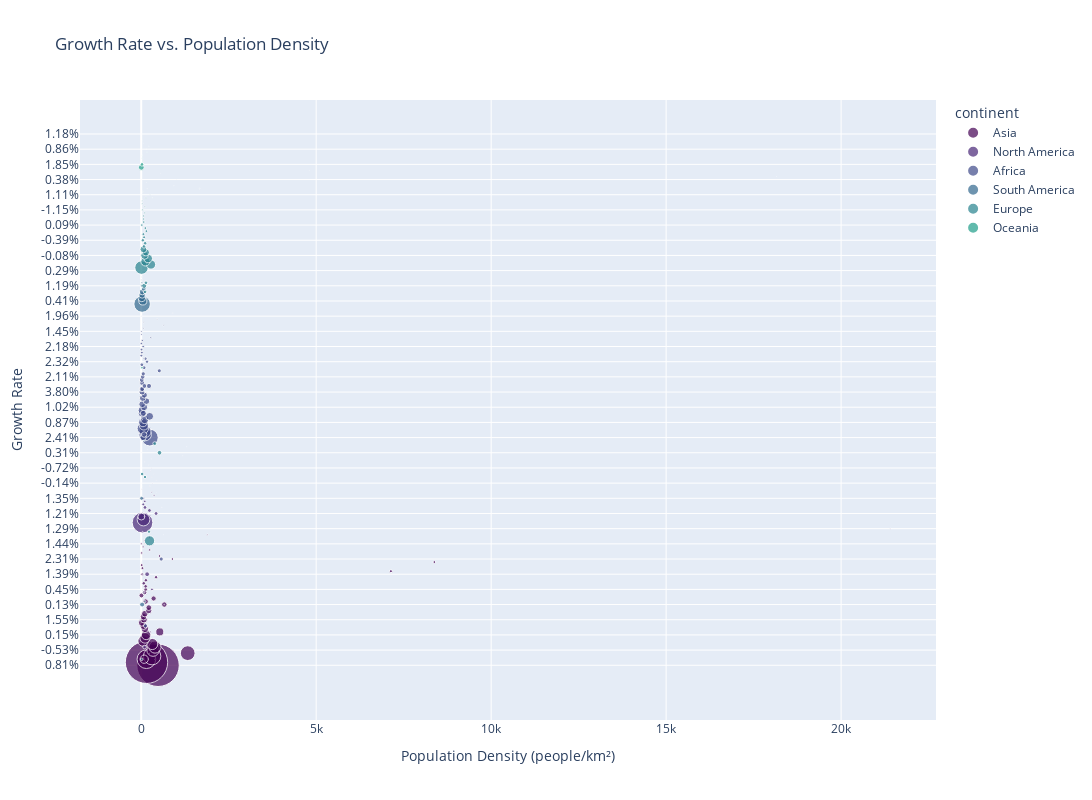

Source (notebook cell):
### Markdown cell above
![image.png](attachment:d0add257-22c8-4862-9614-1e594428d844.png)

### Code cell
# Comparing Growth Rates
custom_palette = ["#440154", "#482677", "#3E4989", "#31688E", "#26828E", "#1F9E89", "#35B779", "#6DCD59", "#B4DE2C", "#FDE725"]

fig = px.scatter(df, x='density (km²)', y='growth rate', color='continent', size='2023 population',
                 hover_name='country', title='Growth Rate vs. Population Density',
                 labels={'density (km²)': 'Population Density (people/km²)', 'growth rate': 'Growth Rate'},
                 size_max=30,
                 color_discrete_sequence=custom_palette)

fig.update_layout(
    width = 1200,
    height = 800,
)

fig.show()

### Figure 1 — Plotly figure (JSON) as saved in the notebook; plotly's stock layout.template omitted (floating-point values rounded to 4 significant figures)
{"data": [{"hovertemplate": "<b>%{hovertext}</b><br><br>continent=Asia<br>Population Density (people/km²)=%{x}<br>Growth Rate=%{y}<br>2023 population=%{marker.size}<extra></extra>", "hovertext": ["India", "China", "Indonesia", "Pakistan", "Bangladesh", "Japan", "Philippines", "Vietnam", "Iran", "Turkey", "Thailand", "Myanmar", "South Korea", "Iraq", "Afghanistan", "Saudi Arabia", "Uzbekistan", "Yemen", "Malaysia", "Nepal", "North Korea", "Taiwan", "Syria", "Sri Lanka", "Kazakhstan", "Cambodia", "Jordan", "Azerbaijan", "Tajikistan", "United Arab Emirates", "Israel", "Laos", "Hong Kong", "Kyrgyzstan", "Turkmenistan", "Singapore", "Palestine", "Lebanon", "Oman", "Kuwait", "Georgia", "Mongolia", "Armenia", "Qatar", "Bahrain", "Timor-Leste", "Bhutan", "Macau", "Maldives", "Brunei"], "legendgroup": "Asia", "marker": {"color": "#440154", "size": [1428627663, 1425671352, 277534122, 240485658, 172954319, 123294513, 117337368, 98858950, 89172767, 85816199, 71801279, 54577997, 51784059, 45504560, 42239854, 36947025, 35163944, 34449825, 34308525, 30896590, 26160821, 23923276, 23227014, 21893579, 19606633, 16944826, 11337052, 10412651, 10143543, 9516871, 9174520, 7633779, 7491609, 6735347, 6516100, 6014723, 5371230, 5353930, 4644384, 4310108, 3728282, 3447157, 2777970, 2716391, 1485509, 1360596, 787424, 704149, 521021, 452524], "sizemode": "area", "sizeref": 1587000.0, "symbol": "circle"}, "mode": "markers", "name": "Asia", "orientation": "h", "showlegend": true, "x": [481, 151, 148, 312, 1329, 338, 394, 315, 55, 110, 141, 84, 531, 105, 65, 17, 80, 65, 104, 216, 217, 661, 126, 354, 7, 96, 128, 126, 73, 134, 424, 33, 7135, 35, 14, 8377, 892, 523, 15, 242, 54, 2, 98, 236, 1892, 91, 21, 21403, 1737, 86], "xaxis": "x", "y": ["0.81%", "-0.02%", "0.74%", "1.98%", "1.03%", "-0.53%", "1.54%", "0.68%", "0.70%", "0.56%", "0.15%", "0.74%", "-0.06%", "2.27%", "2.70%", "1.48%", "1.55%", "2.24%", "1.09%", "1.14%", "0.35%", "0.13%", "4.98%", "0.28%", "1.08%", "1.06%", "0.45%", "0.53%", "1.92%", "0.80%", "1.51%", "1.39%", "0.04%", "1.58%", "1.33%", "0.65%", "2.31%", "-2.47%", "1.49%", "0.97%", "-0.43%", "1.44%", "-0.09%", "0.79%", "0.90%", "1.44%", "0.64%", "1.29%", "-0.53%", "0.78%"], "yaxis": "y", "type": "scatter"}, {"hovertemplate": "<b>%{hovertext}</b><br><br>continent=North America<br>Population Density (people/km²)=%{x}<br>Growth Rate=%{y}<br>2023 population=%{marker.size}<extra></extra>", "hovertext": ["United States", "Mexico", "Canada", "Guatemala", "Haiti", "Dominican Republic", "Cuba", "Honduras", "Nicaragua", "El Salvador", "Costa Rica", "Panama", "Puerto Rico", "Jamaica", "Trinidad and Tobago", "Bahamas", "Belize", "Guadeloupe", "Martinique", "Barbados", "Curacao", "Saint Lucia", "Grenada", "Aruba", "Saint Vincent and the Grenadines", "United States Virgin Islands", "Antigua and Barbuda", "Dominica", "Cayman Islands", "Bermuda", "Greenland", "Saint Kitts and Nevis", "Turks and Caicos Islands", "Sint Maarten", "Saint Martin", "British Virgin Islands", "Anguilla", "Saint Barthelemy", "Saint Pierre and Miquelon", "Montserrat"], "legendgroup": "North America", "marker": {"color": "#482677", "size": [339996563, 128455567, 38781291, 18092026, 11724763, 11332972, 11194449, 10593798, 7046310, 6364943, 5212173, 4468087, 3260314, 2825544, 1534937, 412623, 410825, 395839, 366981, 281995, 192077, 180251, 126183, 106277, 103698, 98750, 94298, 73040, 69310, 64069, 56643, 47755, 46062, 44222, 32077, 31538, 15899, 10994, 5840, 4386], "sizemode": "area", "sizeref": 1587000.0, "symbol": "circle"}, "mode": "markers", "name": "North America", "orientation": "h", "showlegend": true, "x": [37, 66, 4, 169, 425, 235, 108, 95, 59, 307, 102, 60, 368, 261, 299, 41, 18, 243, 325, 656, 433, 295, 371, 590, 266, 285, 214, 97, 289, 1186, 0, 184, 49, 1301, 642, 210, 175, 440, 24, 43], "xaxis": "x", "y": ["0.50%", "0.75%", "0.85%", "1.39%", "1.21%", "0.93%", "-0.16%", "1.54%", "1.41%", "0.45%", "0.60%", "1.35%", "0.24%", "-0.06%", "0.25%", "0.64%", "1.37%", "0.02%", "-0.14%", "0.13%", "0.48%", "0.22%", "0.59%", "-0.16%", "-0.24%", "-0.72%", "0.57%", "0.42%", "0.88%", "-0.18%", "0.31%", "0.21%", "0.79%", "0.11%", "0.90%", "0.74%", "0.26%", "0.25%", "-0.38%", "-0.09%"], "yaxis": "y", "type": "scatter"}, {"hovertemplate": "<b>%{hovertext}</b><br><br>continent=Africa<br>Population Density (people/km²)=%{x}<br>Growth Rate=%{y}<br>2023 population=%{marker.size}<extra></extra>", "hovertext": ["Nigeria", "Ethiopia", "Egypt", "DR Congo", "Tanzania", "South Africa", "Kenya", "Uganda", "Sudan", "Algeria", "Morocco", "Angola", "Ghana", "Mozambique", "Madagascar", "Ivory Coast", "Cameroon", "Niger", "Mali", "Burkina Faso", "Malawi", "Zambia", "Chad", "Somalia", "Senegal", "Zimbabwe", "Guinea", "Rwanda", "Benin", "Burundi", "Tunisia", "South Sudan", "Togo", "Sierra Leone", "Libya", "Republic of the Congo", "Central African Republic", "Liberia", "Mauritania", "Eritrea", "Gambia", "Botswana", "Namibia", "Gabon", "Lesotho", "Guinea-Bissau", "Equatorial Guinea", "Mauritius", "Eswatini", "Djibouti", "Reunion", "Comoros", "Cape Verde", "Western Sahara", "Mayotte", "Sao Tome and Principe", "Seychelles"], "legendgroup": "Africa", "marker": {"color": "#3E4989", "size": [223804632, 126527060, 112716598, 102262808, 67438106, 60414495, 55100586, 48582334, 48109006, 45606480, 37840044, 36684202, 34121985, 33897354, 30325732, 28873034, 28647293, 27202843, 23293698, 23251485, 20931751, 20569737, 18278568, 18143378, 17763163, 16665409, 14190612, 14094683, 13712828, 13238559, 12458223, 11088796, 9053799, 8791092, 6888388, 6106869, 5742315, 5418377, 4862989, 3748901, 2773168, 2675352, 2604172, 2436566, 2330318, 2150842, 1714671, 1300557, 1210822, 1136455, 981796, 852075, 598682, 587259, 335995, 231856, 107660], "sizemode": "area", "sizeref": 1587000.0, "symbol": "circle"}, "mode": "markers", "name": "Africa", "orientation": "h", "showlegend": true, "x": [246, 112, 113, 45, 76, 50, 97, 242, 26, 19, 85, 29, 150, 43, 52, 91, 61, 21, 19, 85, 222, 28, 15, 29, 92, 43, 58, 571, 122, 516, 80, 18, 166, 122, 4, 18, 9, 56, 5, 31, 274, 5, 3, 9, 77, 76, 61, 641, 70, 49, 391, 458, 148, 2, 898, 242, 234], "xaxis": "x", "y": ["2.41%", "2.55%", "1.56%", "3.29%", "2.96%", "0.87%", "1.99%", "2.82%", "2.63%", "1.57%", "1.02%", "3.08%", "1.93%", "2.81%", "2.41%", "2.53%", "2.63%", "3.80%", "3.10%", "2.55%", "2.58%", "2.76%", "3.13%", "3.10%", "2.58%", "2.11%", "2.39%", "2.31%", "2.70%", "2.71%", "0.83%", "1.61%", "2.32%", "2.15%", "1.12%", "2.29%", "2.92%", "2.18%", "2.68%", "1.76%", "2.48%", "1.71%", "1.45%", "1.99%", "1.06%", "2.15%", "2.37%", "0.08%", "0.76%", "1.39%", "0.80%", "1.83%", "0.93%", "1.96%", "3.03%", "1.97%", "0.51%"], "yaxis": "y", "type": "scatter"}, {"hovertemplate": "<b>%{hovertext}</b><br><br>continent=South America<br>Population Density (people/km²)=%{x}<br>Growth Rate=%{y}<br>2023 population=%{marker.size}<extra></extra>", "hovertext": ["Brazil", "Colombia", "Argentina", "Peru", "Venezuela", "Chile", "Ecuador", "Bolivia", "Paraguay", "Uruguay", "Guyana", "Suriname", "French Guiana", "Falkland Islands"], "legendgroup": "South America", "marker": {"color": "#31688E", "size": [216422446, 52085168, 45773884, 34352719, 28838499, 19629590, 18190484, 12388571, 6861524, 3423108, 813834, 623236, 312155, 3791], "sizemode": "area", "sizeref": 1587000.0, "symbol": "circle"}, "mode": "markers", "name": "South America", "orientation": "h", "showlegend": true, "x": [26, 47, 17, 27, 33, 26, 73, 11, 17, 20, 4, 4, 4, 0], "xaxis": "x", "y": ["0.52%", "0.41%", "0.58%", "0.89%", "1.90%", "0.13%", "1.05%", "1.35%", "1.19%", "0.01%", "0.63%", "0.84%", "2.49%", "0.29%"], "yaxis": "y", "type": "scatter"}, {"hovertemplate": "<b>%{hovertext}</b><br><br>continent=Europe<br>Population Density (people/km²)=%{x}<br>Growth Rate=%{y}<br>2023 population=%{marker.size}<extra></extra>", "hovertext": ["Russia", "Germany", "United Kingdom", "France", "Italy", "Spain", "Poland", "Ukraine", "Romania", "Netherlands", "Belgium", "Sweden", "Czech Republic", "Greece", "Portugal", "Hungary", "Belarus", "Austria", "Switzerland", "Serbia", "Bulgaria", "Denmark", "Slovakia", "Finland", "Norway", "Ireland", "Croatia", "Moldova", "Bosnia and Herzegovina", "Albania", "Lithuania", "Slovenia", "North Macedonia", "Latvia", "Estonia", "Cyprus", "Luxembourg", "Montenegro", "Malta", "Iceland", "Jersey", "Isle of Man", "Andorra", "Guernsey", "Faroe Islands", "Liechtenstein", "Monaco", "San Marino", "Gibraltar", "Vatican City"], "legendgroup": "Europe", "marker": {"color": "#26828E", "size": [144444359, 83294633, 67736802, 64756584, 58870762, 47519628, 41026067, 36744634, 19892812, 17618299, 11686140, 10612086, 10495295, 10341277, 10247605, 10156239, 9498238, 8958960, 8796669, 7149077, 6687717, 5910913, 5795199, 5545475, 5474360, 5056935, 4008617, 3435931, 3210847, 2832439, 2718352, 2119675, 2085679, 1830211, 1322765, 1260138, 654768, 626485, 535064, 375318, 111802, 84710, 80088, 63544, 53270, 39584, 36297, 33642, 32688, 518], "sizemode": "area", "sizeref": 1587000.0, "symbol": "circle"}, "mode": "markers", "name": "Europe", "orientation": "h", "showlegend": true, "x": [9, 238, 280, 118, 199, 95, 134, 63, 86, 523, 386, 26, 136, 80, 112, 111, 47, 109, 223, 82, 62, 148, 118, 18, 15, 73, 72, 104, 63, 103, 43, 105, 83, 29, 31, 136, 254, 47, 1672, 4, 932, 149, 170, 1009, 39, 247, 18149, 561, 4807, 1177], "xaxis": "x", "y": ["-0.19%", "-0.09%", "0.34%", "0.20%", "-0.28%", "-0.08%", "2.93%", "-7.45%", "1.19%", "0.31%", "0.26%", "0.59%", "0.01%", "-0.42%", "-0.23%", "1.90%", "-0.39%", "0.22%", "0.64%", "-1.00%", "-1.39%", "0.49%", "2.69%", "0.09%", "0.74%", "0.67%", "-0.54%", "4.98%", "-0.70%", "-0.35%", "-1.15%", "-0.01%", "-0.38%", "-1.10%", "-0.25%", "0.69%", "1.11%", "-0.10%", "0.33%", "0.65%", "0.92%", "0.23%", "0.33%", "0.38%", "0.34%", "0.65%", "-0.47%", "-0.05%", "0.12%", "1.57%"], "yaxis": "y", "type": "scatter"}, {"hovertemplate": "<b>%{hovertext}</b><br><br>continent=Oceania<br>Population Density (people/km²)=%{x}<br>Growth Rate=%{y}<br>2023 population=%{marker.size}<extra></extra>", "hovertext": ["Australia", "Papua New Guinea", "New Zealand", "Fiji", "Solomon Islands", "Vanuatu", "French Polynesia", "New Caledonia", "Samoa", "Guam", "Kiribati", "Micronesia", "Tonga", "Northern Mariana Islands", "American Samoa", "Marshall Islands", "Palau", "Cook Islands", "Nauru", "Wallis and Futuna", "Tuvalu", "Niue", "Tokelau"], "legendgroup": "Oceania", "marker": {"color": "#1F9E89", "size": [26439111, 10329931, 5228100, 936375, 740424, 334506, 308872, 292991, 225681, 172952, 133515, 115224, 107773, 49796, 43914, 41996, 18058, 17044, 12780, 11502, 11396, 1935, 1893], "sizemode": "area", "sizeref": 1587000.0, "symbol": "circle"}, "mode": "markers", "name": "Oceania", "orientation": "h", "showlegend": true, "x": [3, 23, 20, 51, 26, 27, 89, 16, 81, 320, 165, 165, 150, 108, 220, 233, 39, 71, 639, 42, 380, 7, 189], "xaxis": "x", "y": ["1.00%", "1.85%", "0.83%", "0.71%", "2.23%", "2.38%", "0.85%", "1.05%", "1.48%", "0.69%", "1.74%", "0.93%", "0.86%", "0.49%", "-0.81%", "1.03%", "0.02%", "0.19%", "0.88%", "-0.60%", "0.74%", "0.05%", "1.18%"], "yaxis": "y", "type": "scatter"}], "layout": {"xaxis": {"anchor": "y", "domain": [0, 1], "title": {"text": "Population Density (people/km²)"}}, "yaxis": {"anchor": "x", "domain": [0, 1], "title": {"text": "Growth Rate"}}, "legend": {"title": {"text": "continent"}, "tracegroupgap": 0, "itemsizing": "constant"}, "title": {"text": "Growth Rate vs. Population Density"}, "width": 1200, "height": 800}}
